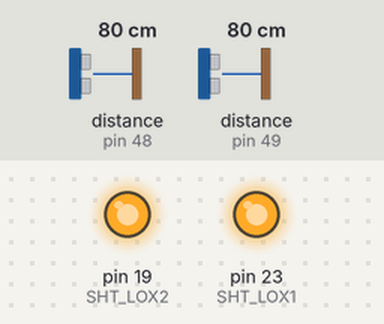
A sketch run on a simulated Arduino Mega 2560, built with avr-gcc and run on an emulated ATmega2560. Shown: output pins drawn as LEDs (lit = HIGH). The inputs (shaded band) are chosen by the test bench; at power-on: distance to the obstacle (sensors on pin 48, pin 49) 80 cm. What the sketch prints to the serial monitor is not drawn.

Above: at 1.2 s.
1.3 s: distance to the obstacle (sensor on pin 48) set to 250 cm
3.4 s: distance to the obstacle (sensor on pin 49) set to 250 cm
5.4 s: distance to the obstacle (sensor on pin 48) set to 2 cm
Timing chart, 0 to 8.4 s (numbered marks = the images above; inputs shaded):
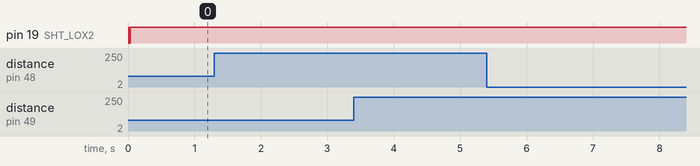

Measured:
- after the input at 1.3 s, every drawn part: stays the same
- after the input at 3.4 s, every drawn part: stays the same
- after the input at 5.4 s, every drawn part: stays the same

The sketch:

vl53l0x_dual.ino
```cpp
#include "Adafruit_VL53L0X.h"

// address we will assign if dual sensor is present
#define LOX1_ADDRESS 0x30
#define LOX2_ADDRESS 0x31

// set the pins to shutdown
#define SHT_LOX1 23 /* 7 cable gris, segundo por la columna derecha - XShu */
#define SHT_LOX2 19 /* 6 cable marrón, octavo por la columna derecha - XShu */

// objects for the vl53l0x
Adafruit_VL53L0X lox1 = Adafruit_VL53L0X();
Adafruit_VL53L0X lox2 = Adafruit_VL53L0X();

// this holds the measurement
VL53L0X_RangingMeasurementData_t measure1;
VL53L0X_RangingMeasurementData_t measure2;

/*
    Reset all sensors by setting all of their XSHUT pins low for delay(10), then set all XSHUT high to bring out of reset
    Keep sensor #1 awake by keeping XSHUT pin high
    Put all other sensors into shutdown by pulling XSHUT pins low
    Initialize sensor #1 with lox.begin(new_i2c_address) Pick any number but 0x29 and it must be under 0x7F. Going with 0x30 to 0x3F is probably OK.
    Keep sensor #1 awake, and now bring sensor #2 out of reset by setting its XSHUT pin high.
    Initialize sensor #2 with lox.begin(new_i2c_address) Pick any number but 0x29 and whatever you set the first sensor to
 */
void setID() {
  // all reset
  digitalWrite(SHT_LOX1, LOW);
  digitalWrite(SHT_LOX2, LOW);
  delay(10);
  // all unreset
  digitalWrite(SHT_LOX1, HIGH);
  digitalWrite(SHT_LOX2, HIGH);
  delay(10);

  // activating LOX1 and resetting LOX2
  digitalWrite(SHT_LOX1, HIGH);
  digitalWrite(SHT_LOX2, LOW);

  // initing LOX1
    Serial.print(F("Beginning first sensor on pin "));
    Serial.println(SHT_LOX1);

  if(!lox1.begin(LOX1_ADDRESS)) {
    Serial.println(F("Failed to boot first VL53L0X"));
    while(1);
  } else {
    Serial.println(F("First VL53L0X booted"));
  }
  delay(10);

  // activating LOX2
  digitalWrite(SHT_LOX2, HIGH);
  delay(10);

  //initing LOX2
  Serial.print(F("Beginning second sensor on pin "));
  Serial.println(SHT_LOX2);
  if(!lox2.begin(LOX2_ADDRESS)) {
    Serial.println(F("Failed to boot second VL53L0X"));
    while(1);
  } else {
    Serial.println(F("Second VL53L0X booted"));
  }
}

void read_dual_sensors() {

  lox1.rangingTest(&measure1, false); // pass in 'true' to get debug data printout!
  lox2.rangingTest(&measure2, false); // pass in 'true' to get debug data printout!

  // print sensor one reading
  Serial.print(F("1: "));
  if(measure1.RangeStatus != 4) {     // if not out of range
    Serial.print(measure1.RangeMilliMeter);
  } else {
    Serial.print(F("Out of range"));
  }

  Serial.print(F(" "));

  // print sensor two reading
  Serial.print(F("2: "));
  if(measure2.RangeStatus != 4) {
    Serial.print(measure2.RangeMilliMeter);
  } else {
    Serial.print(F("Out of range"));
  }

  Serial.println();
}

void setup() {
  Serial.begin(115200);

  // wait until serial port opens for native USB devices
  while (! Serial) { delay(1); }

  pinMode(SHT_LOX1, OUTPUT);
  pinMode(SHT_LOX2, OUTPUT);

  Serial.println(F("Shutdown pins inited..."));

  digitalWrite(SHT_LOX1, LOW);
  digitalWrite(SHT_LOX2, LOW);

  Serial.println(F("Both in reset mode...(pins are low)"));


  Serial.println(F("Starting..."));
  setID();

}

void loop() {

  read_dual_sensors();
  delay(100);
}
```
